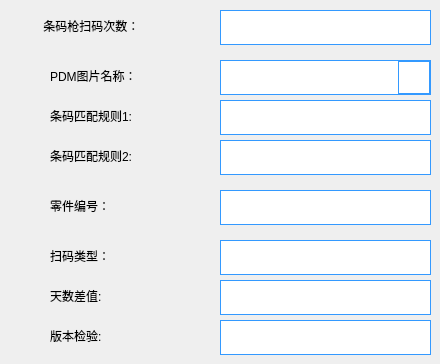
    <widget class="QWidget" name="page">
     <widget class="QLineEdit" name="lineEdit_scanTimes">
      <property name="geometry">
       <rect>
        <x>220</x>
        <y>10</y>
        <width>211</width>
        <height>35</height>
       </rect>
      </property>
      <property name="focusPolicy">
       <enum>Qt::ClickFocus</enum>
      </property>
      <property name="styleSheet">
       <string notr="true">font: 14pt &quot;黑体&quot;;
border-width:1px; 
border-style:solid; 
border-color:rgb(51, 153, 255); 
margin-top: 0ex;</string>
      </property>
      <property name="text">
       <string/>
      </property>
     </widget>
     <widget class="QLabel" name="label_variable_3">
      <property name="geometry">
       <rect>
        <x>50</x>
        <y>60</y>
        <width>161</width>
        <height>31</height>
       </rect>
      </property>
      <property name="styleSheet">
       <string notr="true">font: 14pt &quot;黑体&quot;;</string>
      </property>
      <property name="text">
       <string>PDM图片名称：</string>
      </property>
     </widget>
     <widget class="QComboBox" name="comboBox_PDM">
      <property name="geometry">
       <rect>
        <x>220</x>
        <y>60</y>
        <width>211</width>
        <height>35</height>
       </rect>
      </property>
      <property name="focusPolicy">
       <enum>Qt::NoFocus</enum>
      </property>
      <property name="styleSheet">
       <string notr="true">QComboBox {
font: 14pt &quot;Arial&quot;;
border-width:1px; 
border-style:solid; 
border-color:rgb(51, 153, 255); 
margin-top: 0ex;
}
QComboBox::drop-down {
width:30px; 
border-width:1px; 
border-style:solid; 
border-color:rgb(51, 153, 255); 
}
QComboBox::down-arrow {
image: url(:/LCD_CS351/LCD_CS351/logo/arrow.png);
}
QComboBox QAbstractItemView{
height:50px;
border: 1px solid rgb(51, 153, 255); 
selection-background-color: rgb(51, 153, 255); 
}
QScrollBar:vertical{
width:30px;
border: 2px solid grey;
}
QComboBox QAbstractItemView::item{
height:20px;
}</string>
      </property>
      <property name="editable">
       <bool>false</bool>
      </property>
      <property name="maxVisibleItems">
       <number>10</number>
      </property>
     </widget>
     <widget class="QLabel" name="label_variable_1">
      <property name="geometry">
       <rect>
        <x>40</x>
        <y>10</y>
        <width>161</width>
        <height>31</height>
       </rect>
      </property>
      <property name="styleSheet">
       <string notr="true">font: 14pt &quot;黑体&quot;;</string>
      </property>
      <property name="text">
       <string> 条码枪扫码次数：</string>
      </property>
     </widget>
     <widget class="QLabel" name="label_variable_14">
      <property name="geometry">
       <rect>
        <x>50</x>
        <y>100</y>
        <width>161</width>
        <height>31</height>
       </rect>
      </property>
      <property name="styleSheet">
       <string notr="true">font: 14pt &quot;黑体&quot;;</string>
      </property>
      <property name="text">
       <string>条码匹配规则1:</string>
      </property>
     </widget>
     <widget class="QLineEdit" name="lineEdit_regexp">
      <property name="geometry">
       <rect>
        <x>220</x>
        <y>100</y>
        <width>211</width>
        <height>35</height>
       </rect>
      </property>
      <property name="focusPolicy">
       <enum>Qt::ClickFocus</enum>
      </property>
      <property name="styleSheet">
       <string notr="true">font: 14pt &quot;黑体&quot;;
border-width:1px; 
border-style:solid; 
border-color:rgb(51, 153, 255); 
margin-top: 0ex;</string>
      </property>
      <property name="text">
       <string/>
      </property>
     </widget>
     <widget class="QLabel" name="label_variable_15">
      <property name="geometry">
       <rect>
        <x>50</x>
        <y>190</y>
        <width>161</width>
        <height>31</height>
       </rect>
      </property>
      <property name="styleSheet">
       <string notr="true">font: 14pt &quot;黑体&quot;;</string>
      </property>
      <property name="text">
       <string>零件编号：</string>
      </property>
     </widget>
     <widget class="QLineEdit" name="lineEdit_regexpCode">
      <property name="geometry">
       <rect>
        <x>220</x>
        <y>190</y>
        <width>211</width>
        <height>35</height>
       </rect>
      </property>
      <property name="focusPolicy">
       <enum>Qt::ClickFocus</enum>
      </property>
      <property name="styleSheet">
       <string notr="true">font: 14pt &quot;黑体&quot;;
border-width:1px; 
border-style:solid; 
border-color:rgb(51, 153, 255); 
margin-top: 0ex;</string>
      </property>
      <property name="text">
       <string/>
      </property>
     </widget>
     <widget class="QLabel" name="label_variable_17">
      <property name="geometry">
       <rect>
        <x>50</x>
        <y>240</y>
        <width>161</width>
        <height>31</height>
       </rect>
      </property>
      <property name="styleSheet">
       <string notr="true">font: 14pt &quot;黑体&quot;;</string>
      </property>
      <property name="text">
       <string>扫码类型：</string>
      </property>
     </widget>
     <widget class="QLineEdit" name="lineEdit_scanPass">
      <property name="geometry">
       <rect>
        <x>220</x>
        <y>240</y>
        <width>211</width>
        <height>35</height>
       </rect>
      </property>
      <property name="focusPolicy">
       <enum>Qt::ClickFocus</enum>
      </property>
      <property name="styleSheet">
       <string notr="true">font: 14pt &quot;黑体&quot;;
border-width:1px; 
border-style:solid; 
border-color:rgb(51, 153, 255); 
margin-top: 0ex;</string>
      </property>
      <property name="text">
       <string/>
      </property>
     </widget>
     <widget class="QLabel" name="label_variable_21">
      <property name="geometry">
       <rect>
        <x>50</x>
        <y>140</y>
        <width>161</width>
        <height>31</height>
       </rect>
      </property>
      <property name="styleSheet">
       <string notr="true">font: 14pt &quot;黑体&quot;;</string>
      </property>
      <property name="text">
       <string>条码匹配规则2:</string>
      </property>
     </widget>
     <widget class="QLineEdit" name="lineEdit_regexp_2">
      <property name="geometry">
       <rect>
        <x>220</x>
        <y>140</y>
        <width>211</width>
        <height>35</height>
       </rect>
      </property>
      <property name="focusPolicy">
       <enum>Qt::ClickFocus</enum>
      </property>
      <property name="styleSheet">
       <string notr="true">font: 14pt &quot;黑体&quot;;
border-width:1px; 
border-style:solid; 
border-color:rgb(51, 153, 255); 
margin-top: 0ex;</string>
      </property>
      <property name="text">
       <string/>
      </property>
     </widget>
     <widget class="QLabel" name="label_variable_22">
      <property name="geometry">
       <rect>
        <x>50</x>
        <y>280</y>
        <width>161</width>
        <height>31</height>
       </rect>
      </property>
      <property name="styleSheet">
       <string notr="true">font: 14pt &quot;黑体&quot;;</string>
      </property>
      <property name="text">
       <string>天数差值:</string>
      </property>
     </widget>
     <widget class="QLineEdit" name="lineEdit_dateDiff">
      <property name="geometry">
       <rect>
        <x>220</x>
        <y>280</y>
        <width>211</width>
        <height>35</height>
       </rect>
      </property>
      <property name="focusPolicy">
       <enum>Qt::ClickFocus</enum>
      </property>
      <property name="styleSheet">
       <string notr="true">font: 14pt &quot;黑体&quot;;
border-width:1px; 
border-style:solid; 
border-color:rgb(51, 153, 255); 
margin-top: 0ex;</string>
      </property>
      <property name="text">
       <string/>
      </property>
     </widget>
     <widget class="QLineEdit" name="lineEdit_VictionRegexp">
      <property name="geometry">
       <rect>
        <x>220</x>
        <y>320</y>
        <width>211</width>
        <height>35</height>
       </rect>
      </property>
      <property name="focusPolicy">
       <enum>Qt::ClickFocus</enum>
      </property>
      <property name="styleSheet">
       <string notr="true">font: 14pt &quot;黑体&quot;;
border-width:1px; 
border-style:solid; 
border-color:rgb(51, 153, 255); 
margin-top: 0ex;</string>
      </property>
      <property name="text">
       <string/>
      </property>
     </widget>
     <widget class="QLabel" name="label_variable_23">
      <property name="geometry">
       <rect>
        <x>50</x>
        <y>320</y>
        <width>161</width>
        <height>31</height>
       </rect>
      </property>
      <property name="styleSheet">
       <string notr="true">font: 14pt &quot;黑体&quot;;</string>
      </property>
      <property name="text">
       <string>版本检验:</string>
      </property>
     </widget>
    </widget>
